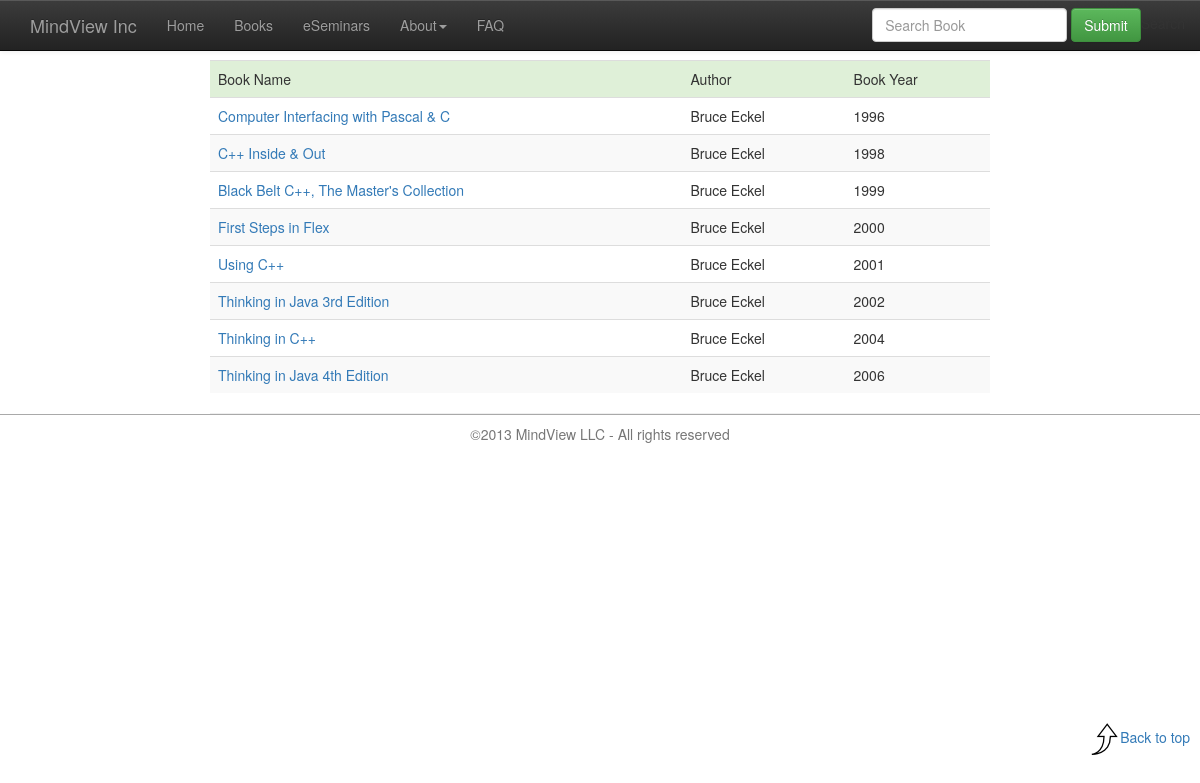
Screenshot of /search.php with the database file from the repository.
### tables this page shows
CREATE TABLE `books` (
  `Id` int(11) NOT NULL auto_increment,
  `name` varchar(255) NOT NULL default '',
  `author` varchar(255) default NULL,
  `year` varchar(255) default NULL,
  PRIMARY KEY  (`Id`)
);

### search.php (the view, shortened to what this page needs)
<!DOCTYPE html>
<html>
<head>
	<link rel="stylesheet" type="text/css" href="css/normalize.css" />
	<link rel="stylesheet" type="text/css" href="css/demo.css" />
	<link rel="stylesheet" type="text/css" href="css/component.css" />
	<link rel="stylesheet" href="http://maxcdn.bootstrapcdn.com/bootstrap/3.2.0/css/bootstrap.min.css">
	<link rel="stylesheet" href="http://maxcdn.bootstrapcdn.com/bootstrap/3.2.0/css/bootstrap-theme.min.css">
	<link rel="stylesheet" type="text/css" href="css/books.css" />
	<link rel="stylesheet" href="css/index.css" type="text/css">
</head>
<body>
	<div id="wrapper">
		<div id="header">
			<div class="navbar navbar-default navbar-fixed-top navbar-inverse" role="navigation">
				<div class="container">
					<div class="navbar-header">
						<a class="navbar-brand" href="home.php">MindView Inc</a>
					</div>
					<div class="navbar-collapse collapse">
						<ul class="nav navbar-nav">
							<li><a href="home.php">Home</a></li>
							<li><a href="books.php">Books</a></li>
							<li><a href="eSeminars.php">eSeminars</a></li>
							<li class="dropdown">
								<a href="about.php" class="dropdown-toggle" data-toggle="dropdown">About<span class="caret"></span></a>
							</li>
							<li><a href="faq.php">FAQ</a></li>
						</ul>
						<ul class="nav navbar-nav navbar-right">
							<form class="navbar-form navbar-right" role="form" action="search.php" method="post">
								<div class="form-group">
									<input type="text" placeholder="Search Book" class="form-control" name="bookName" required/>
								</div>
								<input type="submit" class="btn btn-success" name="submit">Search</input>
							</form>
						</ul>
					</div>
			 </div>
		 </div>
		</div>
		<div id="content">
			<div>
			<?php
					$searchkey=$_POST['bookName'];
					$query="select*from books where name like '%" . $searchkey . "%' order by year";
					$rsBooks = mysql_query($query);
					$strOutput="";
					$strOutput .= "<table class='table table-striped'>";
					$strOutput .= "<tr class='success'><td>Book Name</td><td>Author</td><td>Book Year</td></tr>";
					while ($row = mysql_fetch_assoc($rsBooks)) {
						$name = $row['name'];
						$author = $row['author'];
						$year = $row['year'];
						if($name=='Thinking in Java 3rd Edition'){
							$strOutput .=  "<tr><td><a class='thirdedition' href='#'>$name</a></td><td>$author</td><td>$year</td></tr>";
						}else if($name=='Thinking in Java 4th Edition'){
							$strOutput .=  "<tr><td><a class='fourthedition' href='#'>$name</a></td><td>$author</td><td>$year</td></tr>";
						}else if($name=='Thinking in C++'){
							$strOutput .=  "<tr><td><a class='bookc' href='#'>$name</a></td><td>$author</td><td>$year</td></tr>";
						}else {
							$strOutput .=  "<tr><td><a class='otherbook' href='#'>$name</a></td><td>$author</td><td>$year</td></tr>";
						};
					}
					$strOutput .=  "</table>";
					echo $strOutput;
			?>
			</div>
			<div id="right">
			</div>
		</div>
<div style="position:fixed; right:10px; bottom:45px;"><a href="#content"><img src="images/totop.png">Back to top</a></div>
		<div id="footer">
				<p class="text-muted">&copy;2013 MindView LLC - All rights reserved</p>
		</div>
	</div>
</body>
</html>

### css/demo.css (style rules this page uses)
*, *:after, *:before { border-box; box-sizing: border-box; }
body { background: #f6f9fa; color: #536d76; font-weight: 400; font-size: 1em; font-family: 'Raleway', Arial, sans-serif; }
a { color: #4f7f90; text-decoration: none; outline: none; }

### css/index.css (style rules this page uses)
#wrapper { width:100%; height:100%; margin:none; }
#footer { clear:both; width:100%; height:40px; border-top:1px solid #A9A9A9; width:100%; text-align:center; padding:9px; }
#content { margin-left:auto; margin-right:auto; margin-top:60px; height:100%; width:65%; clear:both; }

### search.php (style rules this page uses)
#right { border-top:1px solid #efefef; }

### rows the page displays
books: name "Computer Interfacing with Pascal & C", author "Bruce Eckel", year "1996"
books: name "C++ Inside & Out", author "Bruce Eckel", year "1998"
books: name "Black Belt C++, The Master's Collection", author "Bruce Eckel", year "1999"
books: name "First Steps in Flex", author "Bruce Eckel", year "2000"
books: name "Using C++", author "Bruce Eckel", year "2001"
books: name "Thinking in Java 3rd Edition", author "Bruce Eckel", year "2002"
books: name "Thinking in C++", author "Bruce Eckel", year "2004"
books: name "Thinking in Java 4th Edition", author "Bruce Eckel", year "2006"
